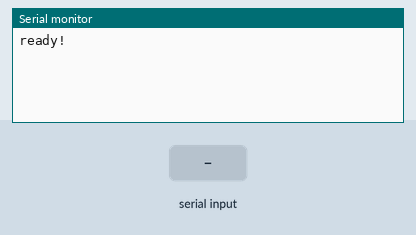
Bench run of a sketch on a simulated Arduino Uno, built with avr-gcc and run on an emulated ATmega328P. On the bench: the last lines printed to the serial monitor. The test bench sets the inputs (shaded band).

Above: at 1.7 s.
1.8 s: "1\n" received over Serial
At 2.5 s:
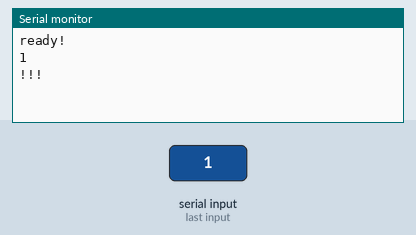
3.3 s: "0\n" received over Serial
At 4.8 s:
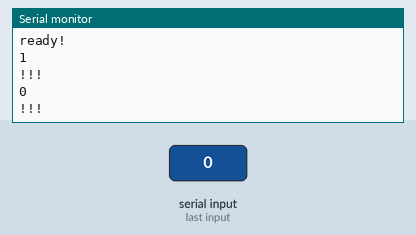

Measured:
- after the input at 1.8 s, the serial monitor: prints a new line at once (image 1)
- after the input at 3.3 s, the serial monitor: prints a new line at once (image 2)

The sketch:

SerialTest.ino
```cpp
char inChar;
String data = "";

void setup() {
  Serial.begin(57600, SERIAL_8N1);
  delay(500);
  Serial.println("ready!");
}

void loop() {
  if (Serial.available())
  {
      inChar = (char)Serial.read();
      Serial.println(inChar);
      if(inChar == '\n')
      {
        Serial.println("!!!");
      }
  }
}
```
